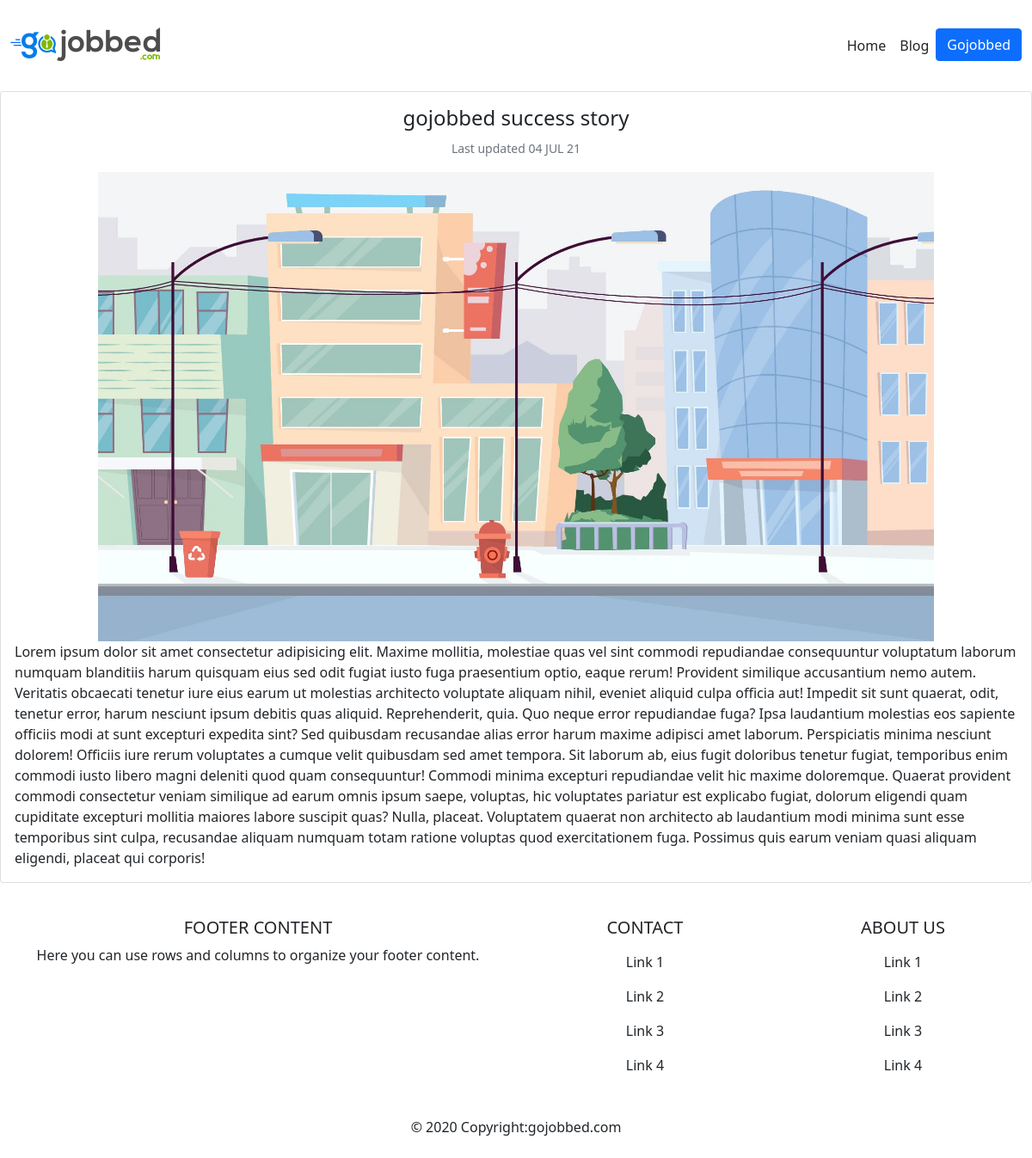
The app's page /blog/2/ with its own data.
### blogspot/models.py (models this page shows, shortened)
class all_blog(models.Model):
 title = models.CharField(max_length=200)
 description = models.TextField()
 date_published = models.DateField()
 image = models.ImageField(blank=True,upload_to='portfolio/images/')

### blogspot/views.py (the view)
# urls.py: path('<int:blog_id>/',views.details,name='detail')
def details(request,blog_id):
    blog=get_object_or_404(all_blog,pk=blog_id)
    return render(request,'blogspot/detail.html',{'blog':blog},)

### blogspot/templates/blogspot/detail.html
{% extends "portfolio/theme.html" %}
{% block body %}
<div class="card mb-3" >
    <div class="row g-0">
      <div class="col">
        <div class="card-body">
          <h4 class="card-title text-center">{{blog.title}}</h4>
          <p class="card-text text-center"><small class="text-muted"> Last updated {{ blog.date_published|date:'d M y' |upper}} </small></p>
          <div class=" container col-10"><img src="{{ blog.image.url}}" width="100%"height="100%" alt="new project"/></div>
          <p class="card-text">{{blog.description|safe}}</p>
        </div>
      </div>
    </div>
</div>
{% endblock %}

### portfolio/static/portfolio/custom.css (style rules this page uses)
body { font-family: 'Muli', serif; font-size: 28px; }

### records on screen
all_blog: title "gojobbed success story", date_published "04 JUL 21", image (picture), description "Lorem ipsum dolor sit amet consectetur adipisicing elit. Maxime mollitia, molestiae quas vel sint commodi repudiandae consequuntur voluptatum laborum numquam blanditiis harum quisquam eius sed odit fugiat iusto fuga praesentium optio, eaque rerum! Provident similique accusantium nemo autem. Veritatis obcaecati tenetur iure eius earum ut molestias architecto voluptate aliquam nihil, eveniet aliquid culpa officia aut! Impedit sit sunt quaerat, odit, tenetur error, harum nesciunt ipsum debitis quas aliquid. Reprehenderit, quia. Quo neque error repudiandae fuga? Ipsa laudantium molestias eos sapiente officiis modi at sunt excepturi expedita sint? Sed quibusdam recusandae alias error harum…"
